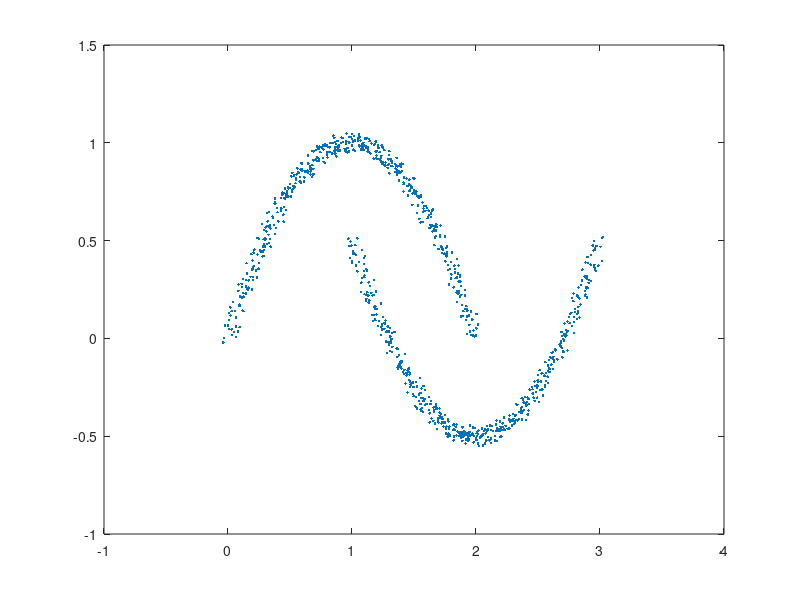
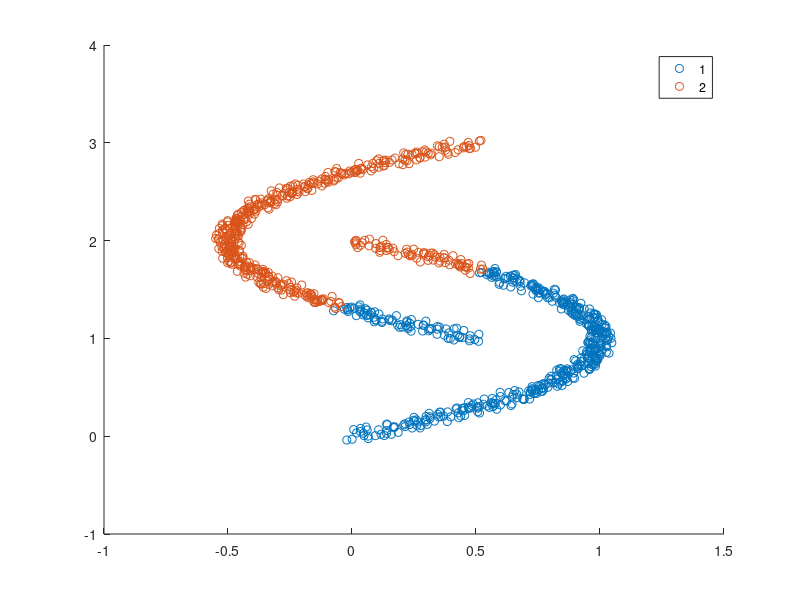

The MATLAB source for these figures, in order: (Note: this script raises an error after producing the figures.)
%Compairing spectral and kmeans clustering on non-convex clusters.
%Creation of two c-shaped clusters.
xs = [0.5, -0.5, 0.5; 0,1,0];
ys = [1,2,3;0,1,2];
t = 1:3;
pts = linspace(1,3,500);
xx = spline(t,xs,pts);
yy = spline(t,ys,pts);
points(1,:) = arrayfun(@(x) (x+(rand()-0.5)*0.1 ),xx(:));
points(2,:) = arrayfun(@(x) (x+(rand()-0.5)*0.1 ),yy(:));
plot(points(2,:),points(1,:),'.');

kClusters = kmeans(points',2);
figure;gscatter(points(1,:),points(2,:),kClusters);

sClusters = spectralcluster(points',2);
figure;gscatter(points(1,:),points(2,:),sClusters);